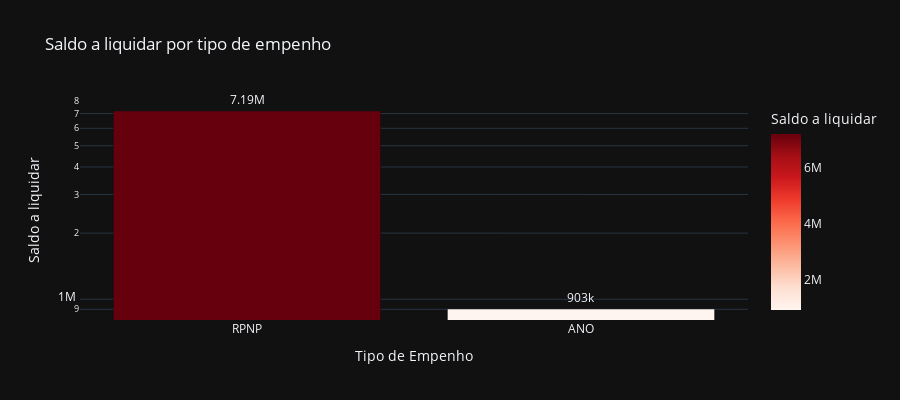

Write notebook code for a chart like this one.
### Code cell
# Saldo a liquidar por tipo de Empenho
cols = ['TIPO', 'A_LIQUIDAR']

df_aux = df.loc[:, cols].groupby('TIPO').sum().sort_values(by= 'A_LIQUIDAR', ascending=False).reset_index()
df_aux = df_aux[df_aux['A_LIQUIDAR'] > 0]
fig = px.bar(df_aux, 
             x='TIPO', 
             y='A_LIQUIDAR',
             title='Saldo a liquidar por tipo de empenho',
             labels={'TIPO':'Tipo de Empenho', 'A_LIQUIDAR':'Saldo a liquidar'},
             text_auto='.3s',
             height=400,
             log_y=True,
             color='A_LIQUIDAR',
             color_continuous_scale = 'reds',
             template='plotly_dark')
fig.update_traces(textposition = 'outside', cliponaxis = False, hovertemplate=None)
fig.update_layout(hovermode="x unified")

fig.show()

### Figure 1 — Plotly figure (JSON) as saved in the notebook; plotly's stock layout.template omitted (floating-point values rounded to 4 significant figures)
{"data": [{"alignmentgroup": "True", "cliponaxis": false, "legendgroup": "", "marker": {"color": [7192000.0, 903000.0], "coloraxis": "coloraxis", "pattern": {"shape": ""}}, "name": "", "offsetgroup": "", "orientation": "v", "showlegend": false, "textposition": "outside", "texttemplate": "%{y:.3s}", "type": "bar", "x": ["RPNP", "ANO"], "xaxis": "x", "y": [7192000.0, 903000.0], "yaxis": "y"}], "layout": {"barmode": "relative", "coloraxis": {"colorbar": {"title": {"text": "Saldo a liquidar"}}, "colorscale": [[0, "rgb(255,245,240)"], [0.125, "rgb(254,224,210)"], [0.25, "rgb(252,187,161)"], [0.375, "rgb(252,146,114)"], [0.5, "rgb(251,106,74)"], [0.625, "rgb(239,59,44)"], [0.75, "rgb(203,24,29)"], [0.875, "rgb(165,15,21)"], [1, "rgb(103,0,13)"]]}, "height": 400, "hovermode": "x unified", "legend": {"tracegroupgap": 0}, "title": {"text": "Saldo a liquidar por tipo de empenho"}, "xaxis": {"anchor": "y", "domain": [0, 1], "title": {"text": "Tipo de Empenho"}}, "yaxis": {"anchor": "x", "domain": [0, 1], "title": {"text": "Saldo a liquidar"}, "type": "log"}}}
